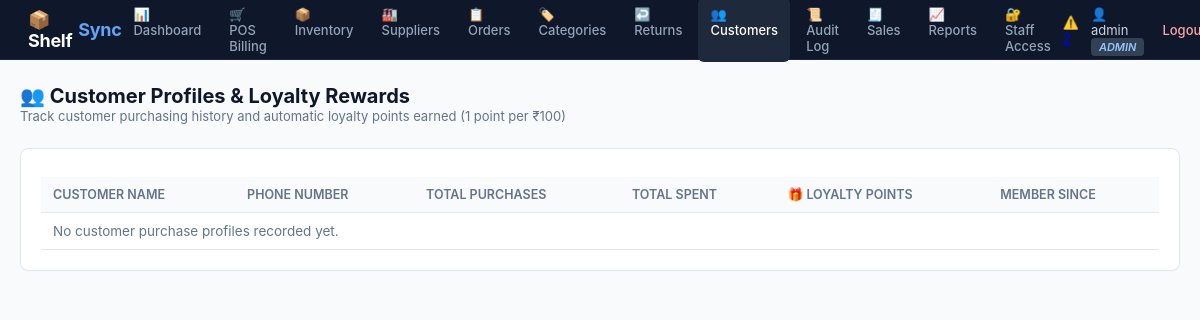
Page /customers (signed in) on the earlier database version.
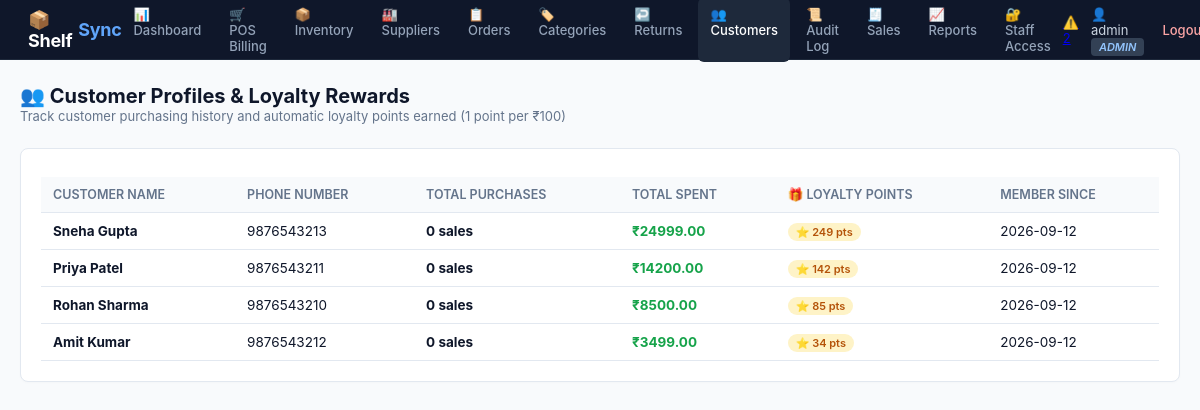
Same page on the later database version.
### app.py (models this page shows)
class Customer(db.Model):
    __tablename__ = "customers"
    id = db.Column(db.Integer, primary_key=True)
    name = db.Column(db.String(100), nullable=False)
    phone = db.Column(db.String(30), unique=True)
    email = db.Column(db.String(100))
    loyalty_points = db.Column(db.Integer, default=0)
    total_spent = db.Column(db.Float, default=0.0)
    created_at = db.Column(db.DateTime, default=datetime.utcnow)
    invoices = db.relationship("Invoice", backref="customer_rel", lazy=True)

### app.py (the view)
@app.route("/customers")
@login_required
def customers():
    customer_list = Customer.query.order_by(Customer.total_spent.desc()).all()
    return render_template("customers.html", customers=customer_list)

### app.py (called while the page is built)
def login_required(view_func):
    from functools import wraps
    @wraps(view_func)
    def wrapped(*args, **kwargs):
        if "user_id" not in session:
            flash("Please log in to access ShelfSync.", "error")
            return redirect(url_for("login"))
        return view_func(*args, **kwargs)
    return wrapped

@app.context_processor
def inject_user():
    low_count = Product.query.filter(Product.quantity <= Product.min_stock).count()
    return {
        "current_username": session.get("username"),
        "current_role": session.get("role"),
        "critical_alert_count": low_count
    }

### templates/customers.html (shortened to what this page needs)
{% extends "base.html" %}
{% block content %}
<div class="page-header flex-between">
    <div>
        <h2>👥 Customer Profiles & Loyalty Rewards</h2>
        <p class="text-muted" style="font-size: 13px;">Track customer purchasing history and automatic loyalty points earned (1 point per ₹100)</p>
    </div>
</div>
<div class="table-card">
    <table class="data-table">
        <thead>
            <tr>
                <th>Customer Name</th>
                <th>Phone Number</th>
                <th>Total Purchases</th>
                <th>Total Spent</th>
                <th>🎁 Loyalty Points</th>
                <th>Member Since</th>
            </tr>
        </thead>
        <tbody>
            {% for c in customers %}
            <tr>
                <td><strong>{{ c.name }}</strong></td>
                <td>{{ c.phone or '-' }}</td>
                <td><strong>{{ c.invoices|length }} sales</strong></td>
                <td class="text-success"><strong>₹{{ "%.2f"|format(c.total_spent or 0) }}</strong></td>
                <td><span class="badge-pill" style="background:#fef3c7; color:#b45309;">⭐ {{ c.loyalty_points or 0 }} pts</span></td>
                <td>{{ c.created_at.strftime('%Y-%m-%d') if c.created_at else '-' }}</td>
            </tr>
            {% else %}
            <tr><td colspan="6" class="text-center text-muted">No customer purchase profiles recorded yet.</td></tr>
            {% endfor %}
        </tbody>
    </table>
</div>
{% endblock %}

Differences in the rows shown:
added Customer: name "Sneha Gupta", phone "9876543213", invoices|length "0", total_spent "24999.00", loyalty_points "249", created_at "2026-09-12"
added Customer: name "Priya Patel", phone "9876543211", invoices|length "0", total_spent "14200.00", loyalty_points "142", created_at "2026-09-12"
added Customer: name "Rohan Sharma", phone "9876543210", invoices|length "0", total_spent "8500.00", loyalty_points "85", created_at "2026-09-12"
added Customer: name "Amit Kumar", phone "9876543212", invoices|length "0", total_spent "3499.00", loyalty_points "34", created_at "2026-09-12"
Other differences:
text no longer shown: "No customer purchase profiles recorded yet."
